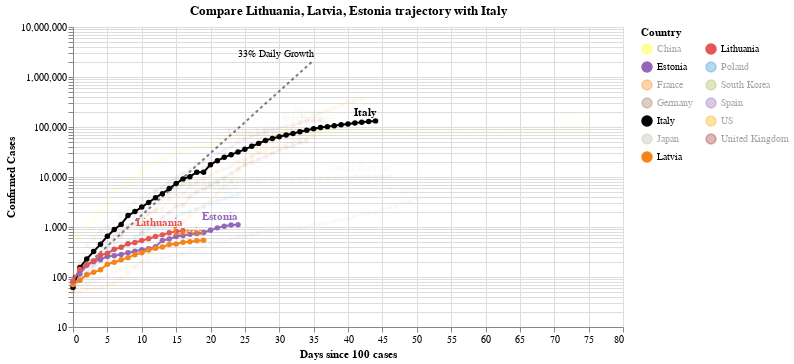

The code cell stored with this chart in its notebook:
### Code cell
#hide_input
chart3 = make_since_chart(['Lithuania', 'Latvia', 'Estonia'])
chart3

### Figure 1 — Vega-Lite specification as saved in the notebook (floating-point values rounded to 4 significant figures; data arrays with more than 128 entries replaced by an {"elided": "..."} marker saying what was removed)
{"config": {"view": {"continuousWidth": 400, "continuousHeight": 300}}, "layer": [{"mark": {"type": "line", "color": "black", "opacity": 0.5, "strokeDash": [3, 3]}, "encoding": {"x": {"type": "quantitative", "field": "Days since 100 cases"}, "y": {"type": "quantitative", "field": "Confirmed Cases"}}}, {"mark": {"type": "text", "align": "right", "dy": -6, "fontSize": 10, "text": "33% Daily Growth"}, "encoding": {"x": {"type": "quantitative", "field": "Days since 100 cases"}, "y": {"type": "quantitative", "field": "Confirmed Cases"}}, "transform": [{"filter": "(datum['Days since 100 cases'] >= 35)"}]}, {"data": {"name": "data-01aca065354213ffea703c58c8ef0b1d"}, "mark": {"type": "line", "point": true}, "encoding": {"color": {"type": "nominal", "field": "Country", "legend": {"columns": 2}, "scale": {"domain": ["China", "Estonia", "France", "Germany", "Italy", "Japan", "Latvia", "Lithuania", "Poland", "South Korea", "Spain", "US", "United Kingdom"], "range": ["yellow", "#9467bd", "#F58518", "#9D755D", "black", "#C1B7AD", "#F58518", "#E45756", "#2495D3", "#A1BA59", "#9467bd", "orange", "brown"]}}, "opacity": {"condition": {"value": 1, "selection": "selector002"}, "value": 0.05}, "tooltip": [{"type": "nominal", "field": "Country"}, {"type": "temporal", "field": "Date"}, {"type": "quantitative", "field": "Confirmed Cases"}, {"type": "quantitative", "field": "Days since 100 cases"}], "x": {"type": "quantitative", "field": "Days since 100 cases"}, "y": {"type": "quantitative", "field": "Confirmed Cases", "scale": {"type": "log"}}}, "selection": {"selector002": {"type": "multi", "fields": ["Country"], "bind": "legend", "init": [{"Country": "Lithuania"}, {"Country": "Latvia"}, {"Country": "Estonia"}, {"Country": "Italy"}]}}, "width": 550}, {"data": {"name": "data-01aca065354213ffea703c58c8ef0b1d"}, "mark": {"type": "text", "align": "right", "dy": -8, "fontWeight": "bold"}, "encoding": {"color": {"type": "nominal", "field": "Country", "legend": {"columns": 2}, "scale": {"domain": ["China", "Estonia", "France", "Germany", "Italy", "Japan", "Latvia", "Lithuania", "Poland", "South Korea", "Spain", "US", "United Kingdom"], "range": ["yellow", "#9467bd", "#F58518", "#9D755D", "black", "#C1B7AD", "#F58518", "#E45756", "#2495D3", "#A1BA59", "#9467bd", "orange", "brown"]}}, "opacity": {"condition": {"value": 1, "selection": "selector002"}, "value": 0.05}, "text": {"type": "nominal", "field": "Country"}, "tooltip": [{"type": "nominal", "field": "Country"}, {"type": "temporal", "field": "Date"}, {"type": "quantitative", "field": "Confirmed Cases"}, {"type": "quantitative", "field": "Days since 100 cases"}], "x": {"type": "quantitative", "field": "Days since 100 cases"}, "y": {"type": "quantitative", "field": "Confirmed Cases", "scale": {"type": "log"}}}, "transform": [{"filter": "(datum['Date'] >= 1586131200000)"}], "width": 550}], "data": {"name": "data-c1a3bbf4dd040f2e7e8e7a69520e3c2a"}, "title": "Compare Lithuania, Latvia, Estonia trajectory with Italy", "$schema": "https://vega.github.io/schema/vega-lite/v4.0.2.json", "datasets": {"data-c1a3bbf4dd040f2e7e8e7a69520e3c2a": [{"Days since 100 cases": 0, "Confirmed Cases": 100.0}, {"Days since 100 cases": 1, "Confirmed Cases": 133.0}, {"Days since 100 cases": 2, "Confirmed Cases": 176.9}, {"Days since 100 cases": 3, "Confirmed Cases": 235.3}, {"Days since 100 cases": 4, "Confirmed Cases": 312.9}, {"Days since 100 cases": 5, "Confirmed Cases": 416.2}, {"Days since 100 cases": 6, "Confirmed Cases": 553.5}, {"Days since 100 cases": 7, "Confirmed Cases": 736.1}, {"Days since 100 cases": 8, "Confirmed Cases": 979.1}, {"Days since 100 cases": 9, "Confirmed Cases": 1302.0}, {"Days since 100 cases": 10, "Confirmed Cases": 1732.0}, {"Days since 100 cases": 11, "Confirmed Cases": 2303.0}, {"Days since 100 cases": 12, "Confirmed Cases": 3064.0}, {"Days since 100 cases": 13, "Confirmed Cases": 4074.0}, {"Days since 100 cases": 14, "Confirmed Cases": 5419.0}, {"Days since 100 cases": 15, "Confirmed Cases": 7207.0}, {"Days since 100 cases": 16, "Confirmed Cases": 9586.0}, {"Days since 100 cases": 17, "Confirmed Cases": 12750.0}, {"Days since 100 cases": 18, "Confirmed Cases": 16960.0}, {"Days since 100 cases": 19, "Confirmed Cases": 22550.0}, {"Days since 100 cases": 20, "Confirmed Cases": 29990.0}, {"Days since 100 cases": 21, "Confirmed Cases": 39890.0}, {"Days since 100 cases": 22, "Confirmed Cases": 53060.0}, {"Days since 100 cases": 23, "Confirmed Cases": 70560.0}, {"Days since 100 cases": 24, "Confirmed Cases": 93850.0}, {"Days since 100 cases": 25, "Confirmed Cases": 124800.0}, {"Days since 100 cases": 26, "Confirmed Cases": 166000.0}, {"Days since 100 cases": 27, "Confirmed Cases": 220800.0}, {"Days since 100 cases": 28, "Confirmed Cases": 293700.0}, {"Days since 100 cases": 29, "Confirmed Cases": 390600.0}, {"Days since 100 cases": 30, "Confirmed Cases": 519500.0}, {"Days since 100 cases": 31, "Confirmed Cases": 690900.0}, {"Days since 100 cases": 32, "Confirmed Cases": 918900.0}, {"Days since 100 cases": 33, "Confirmed Cases": 1222000.0}, {"Days since 100 cases": 34, "Confirmed Cases": 1625000.0}, {"Days since 100 cases": 35, "Confirmed Cases": 2162000.0}], "data-01aca065354213ffea703c58c8ef0b1d": {"elided": "498 records"}}}
